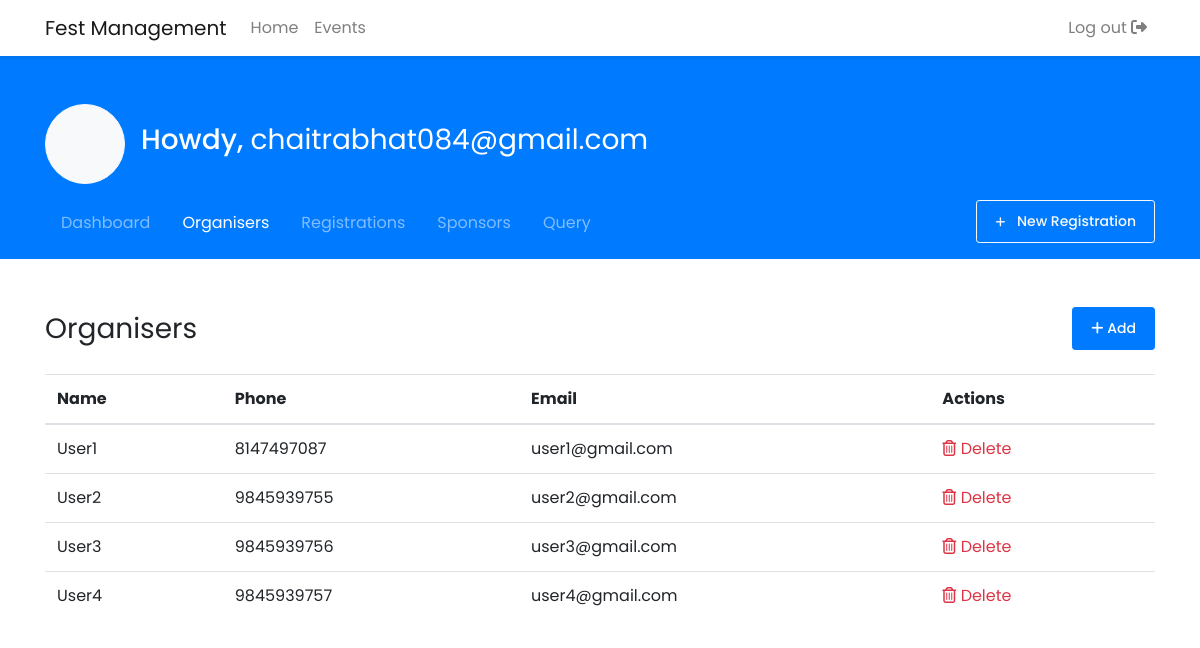
/organisers.php (signed in), run on the app's committed database.
### tables this page shows
CREATE TABLE `organisers`(
  `organiser_id` int(11) NOT NULL, 
  `organiser_name` varchar(255) NOT NULL, 
  `organiser_email` varchar(255) NOT NULL,
  `organiser_phone` varchar(10) NOT NULL
  );

### organisers.php (the view, shortened to what this page needs)
<?php
include_once 'includes/db_connect.php';
?>
<!DOCTYPE html>
<html lang="en">
<head>
    <?php include 'includes/_links.php'; ?>
</head>
<body>
    <?php include 'includes/_navbar.php'; ?>
    <main>
        <?php include 'includes/_dash_head.php'; ?>
        <div class="container py-5" style="position: relative;">
            <h1 class="h3 d-flex align-items-center justify-content-between font-weight-normal mb-4">
                <span>Organisers</span>
                <button type="button" class="btn btn-primary btn-sm transition-3d-hover" data-toggle="modal" data-target="#newOrganiserModal">
                    <i class="fas fa-plus"></i> Add
                </button>
            </h1>
            <table class="table table-hover">
                <thead>
                    <tr>
                        <th>Name</th>
                        <th>Phone</th>
                        <th>Email</th>
                        <th>Actions</th>
                    </tr>
                </thead>
                <tbody>
                    <?php
                    $result = $db->query('SELECT * FROM organisers');
                    if ($result) {
                        while ($row = $result->fetch_assoc()) { ?>
                            <tr>
                                <td><?php echo $row['organiser_name']; ?></td>
                                <td><?php echo $row['organiser_phone']; ?></td>
                                <td><?php echo $row['organiser_email']; ?></td>
                                <td>
                                    <form action="<?php echo $_SERVER['PHP_SELF']; ?>" method="post">
                                        <button type="submit" class="bg-transparent border-0 text-danger p-0">
                                            <i class="far fa-trash-alt"></i> Delete
                                        </button>
                                    </form>
                                </td>
                            </tr>
                    <?php }
                    }
                    ?>
                </tbody>
            </table>
        </div>
    </main>
</body>
</html>

### css/style.css (style rules this page uses)
body { font-family: 'Poppins', sans-serif; min-height: 100vh; display: flex; flex-direction: column; }
main { flex: 1 0 auto; }
.btn { font-weight: 500; padding: 0.75rem 1rem; }
.btn-sm { padding: 0.625rem 1.125rem; }
.transition-3d-hover { transition: all 0.2s ease-in-out; }

### data on the page
organisers: organiser_name "User1", organiser_phone "8147497087", organiser_email "user1@gmail.com"
organisers: organiser_name "User2", organiser_phone "9845939755", organiser_email "user2@gmail.com"
organisers: organiser_name "User3", organiser_phone "9845939756", organiser_email "user3@gmail.com"
organisers: organiser_name "User4", organiser_phone "9845939757", organiser_email "user4@gmail.com"

### other printed values
$_SESSION['user_id'] "chaitrabhat084@gmail.com"
$title "Dashboard"
$title "Organisers"
$title "Registrations"
$title "Sponsors"
$title "Query"
